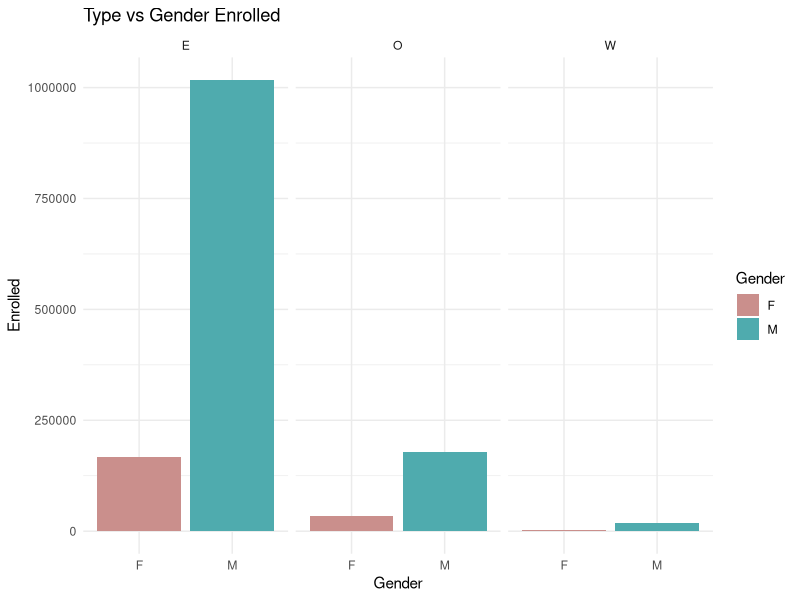
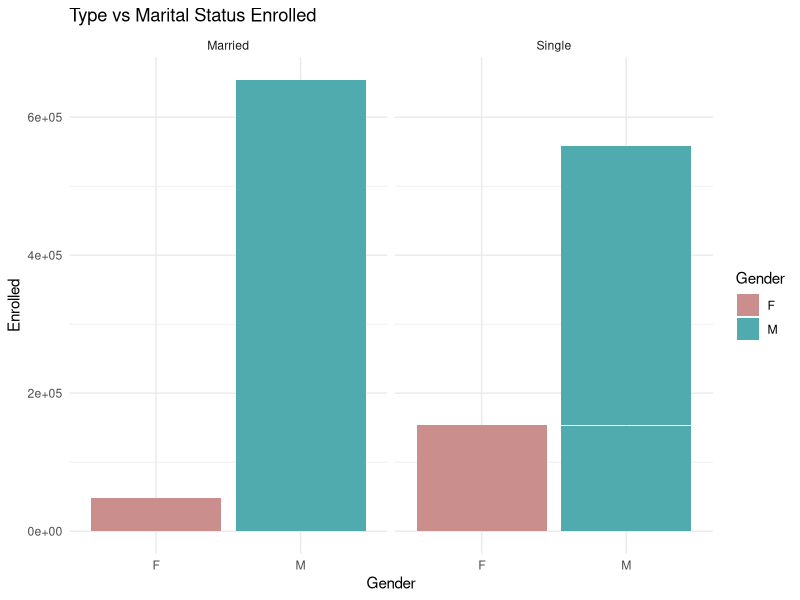
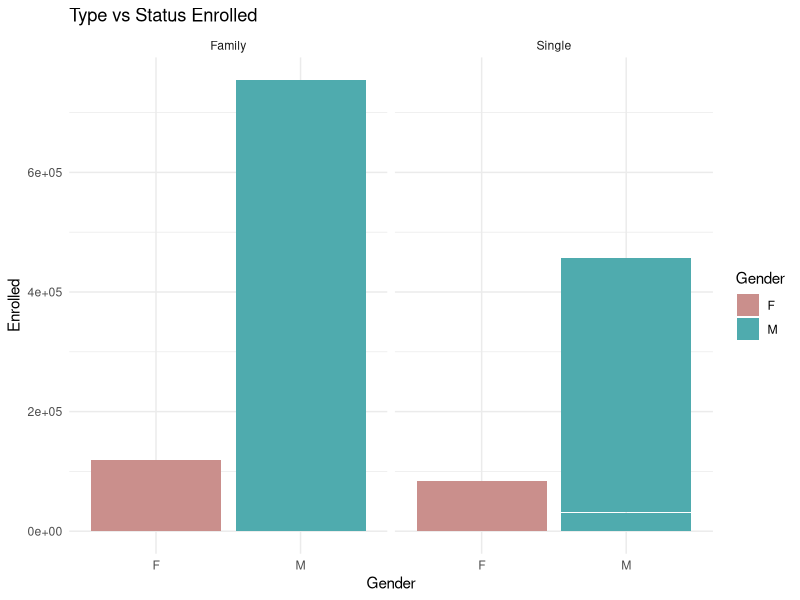

These figures' R source, in order:
## ---- chunk 1
knitr::opts_chunk$set(echo = FALSE)
## ---- chunk 2
library(tidyverse)
## ---- chunk 3
# SNC -> SINGLE NO CHILD; SC <- SINGLE WITH CHILD; JSM <- JOINT SERVICE MARRIAGE; CVM <- CIVILLIAN MARRIAGE; _M <- MALE; _F <- FEMALE; _T <- TOTAL
df <- function(x){
  temp <- readxl:: read_excel("../../_data/ActiveDuty_MaritalStatus.xls",
                              sheet = sprintf("%s", x),
                              col_names = c("d", "Pay Grade", "SNC_M", "SNC_F", "SNC_T", "SC_M", "SC_F", "SC_T", "JSM_M", "JSM_F", "JSM_T", "CVM_M", "CVM_F",                                                                 "CVM_T", "Total_M", "Total_F", "Total_T")
                                               ) %>%
                              filter(! str_detect(`Pay Grade`,"TOTAL")) %>%
                              select(! starts_with("d")) %>%
                              cbind(Branch = sprintf("%s", x)
                              )
  return (temp)
}
## ---- chunk 4

AirForce_MaritalStatus <- df("AirForce")

MarineCorps_MaritalStatus <- df("MarineCorps")
  
Navy_MaritalStatus <- df("Navy")

Army_MaritalStatus <- df("Army")
  
## ---- chunk 5

Combined_MaritalStatus <- dplyr::bind_rows(AirForce_MaritalStatus, MarineCorps_MaritalStatus, Navy_MaritalStatus, Army_MaritalStatus) %>%
  arrange(`Pay Grade`) %>%
  select(! contains("_T")) %>%
  mutate(Grade = str_extract(`Pay Grade`, '[^-]*$'), Type = str_extract(`Pay Grade`, '^[^-]*[^ -]')) %>%
  select(! contains("Pay")) %>%
  select(! contains("Total"))
Combined_MaritalStatus <- Combined_MaritalStatus[,c("Type", "Grade", "Branch", "SNC_M", "SNC_F", "SC_M", "SC_F", "JSM_M", "JSM_F", "CVM_M", "CVM_F")] %>% #Reordering
## pivot (newer functions longer and wider), name_palette
  pivot_longer(SNC_M:CVM_F, values_to = "Enrolled", names_to = "Status") %>%
  mutate(
    Plan = ifelse(as.character(Status) == "SNC_M" | as.character(Status) == "SNC_F" , "Single", "Family"), 
    Gender = str_extract(as.character(Status), "[^_]*$"),
    Status = ifelse(str_detect(as.character(Status), "S"), "Single", "Married"),
    Enrolled = as.numeric(Enrolled)
    ) %>%
  filter(! Enrolled == 0)
## ---- chunk 6
Combined_MaritalStatus %>%
  #mutate(Enrolled = log2(Enrolled)) %>%
  ggplot(aes(x = Gender, y = Enrolled, fill = Gender)) + 
  geom_bar(stat = "identity")+
  facet_wrap(vars(Type)) +
  scale_fill_hue(c = 40) +
  labs(title = "Type vs Gender Enrolled") +
  theme_minimal()
## ---- chunk 7
Combined_MaritalStatus %>%
  #mutate(Enrolled = log2(Enrolled)) %>%
  ggplot(aes(x = Gender, y = Enrolled, fill = Gender)) + 
  geom_bar(stat = "identity")+
  facet_wrap(vars(Status)) +
  scale_fill_hue(c = 40) +
  labs(title = "Type vs Marital Status Enrolled") +
  theme_minimal()

Combined_MaritalStatus %>%
  #mutate(Enrolled = log2(Enrolled)) %>%
  ggplot(aes(x = Gender, y = Enrolled, fill = Gender)) + 
  geom_bar(stat = "identity")+
  facet_wrap(vars(Plan)) +
  scale_fill_hue(c = 40) +
  labs(title = "Type vs Status Enrolled") +
  theme_minimal()
